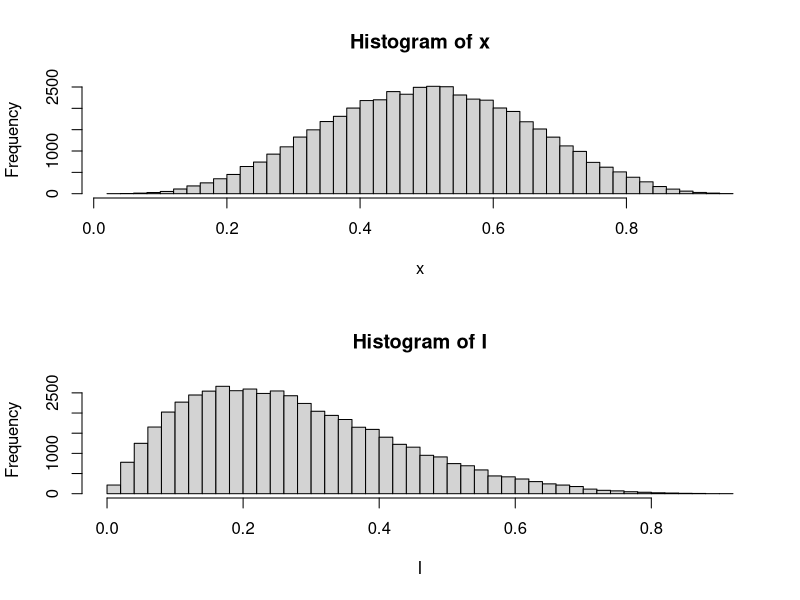
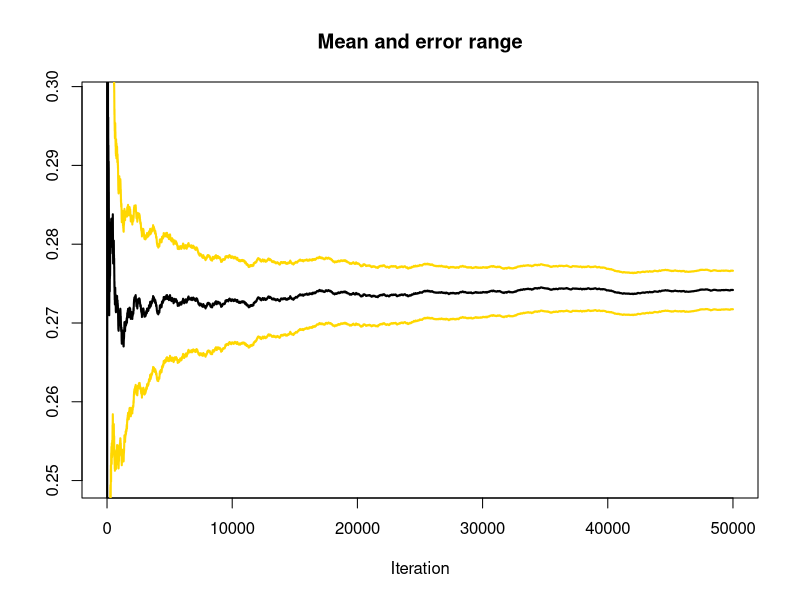
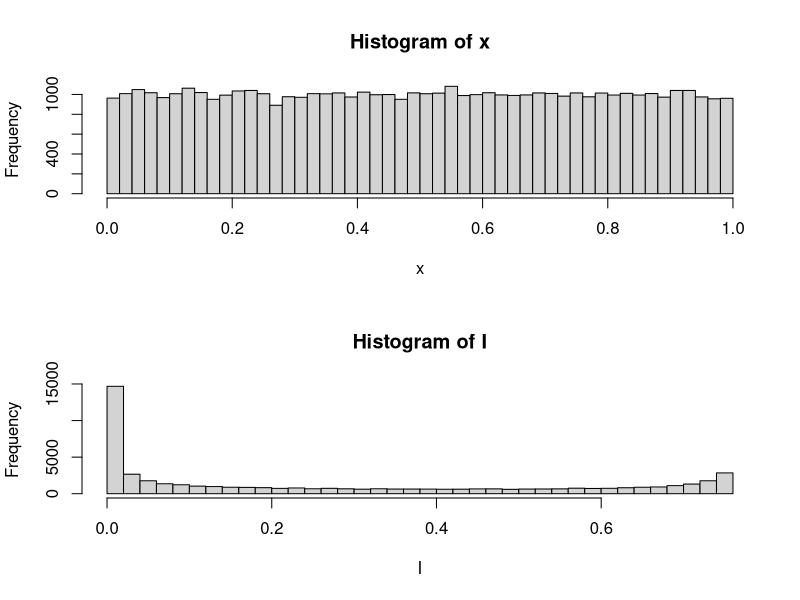
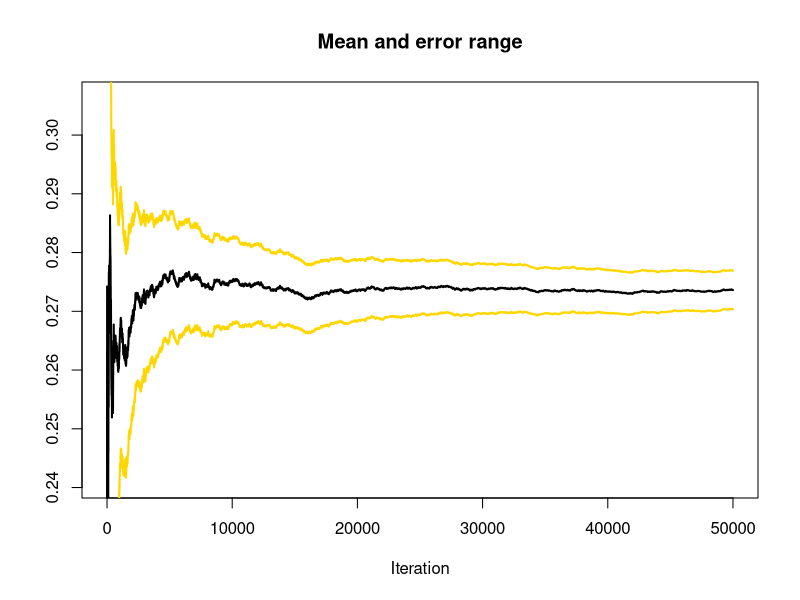
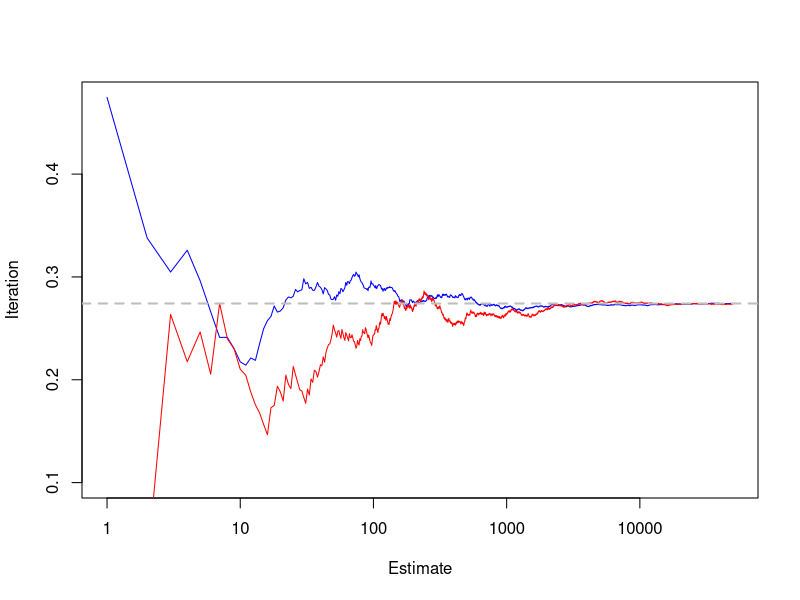

These figures' R source, in order:
#regular MC integration vs. importance sampling

#What's the E(x^2) when X~N(0,1)?
Nsim = 5e4
h = function(x) x^2
x = rbeta(Nsim, 5, 5)
I = h(x)
par(mfrow = c(2,1))
hist(x, breaks=40)
hist(I, breaks=40)
#think of this next line like a mean of all the samples up to each iteration
estint_regular = cumsum(I)/(1:Nsim) 
estint_regular[Nsim]
mean(I)
esterr = sqrt(cumsum((x-estint_regular)^2))/(1:Nsim)
par(mfrow = c(1,1))
plot(estint_regular, main="Mean and error range",type="l", xlab='Iteration',
     lwd=2, ylim=mean(I)+20*c(-esterr[Nsim],esterr[Nsim]), ylab='')
lines(estint_regular+2*esterr,col="gold",lwd=2)
lines(estint_regular-2*esterr,col="gold",lwd=2)

#Again, but with importance sampling. 
#g(x)~U(-3,3), f(x) ~ N(0,1)
#E(h(x)) = 1/n * sum( f(x)/g(x) *h(x) )
Nsim = 5e4
h = function(x) x^2
x = runif(Nsim)
g = function(x) dunif(x)
f = function(x) dbeta(x, 5, 5)
I = f(x)/g(x) * h(x)
par(mfrow = c(2,1))
hist(x, breaks=40)
hist(I, breaks=40)#are surprised that this looks different than up above?
#think of this next line like a mean of all the samples up to each iteration
estint_importance = cumsum(I)/(1:Nsim) 
estint_importance[Nsim]
mean(I)
esterr = sqrt(cumsum((x-estint_importance)^2))/(1:Nsim)
par(mfrow = c(1,1))
plot(estint_importance, main="Mean and error range",type="l", xlab='Iteration',
     lwd=2, ylim=mean(I)+20*c(-esterr[Nsim],esterr[Nsim]), ylab='')
lines(estint_importance+2*esterr,col="gold",lwd=2)
lines(estint_importance-2*esterr,col="gold",lwd=2)

plot(y = estint_regular, x = 1:Nsim, type='l', col='blue',
     ylab = 'Iteration', xlab = 'Estimate', log='x',
     ylim=c(0.1, max(estint_regular, estint_importance)))
#try this with and without the "log = 'x'" parameter
lines(y = estint_importance, x = 1:Nsim, col='red')
abline(h=estint_regular[Nsim], lty=2, lwd=2, col='grey')

